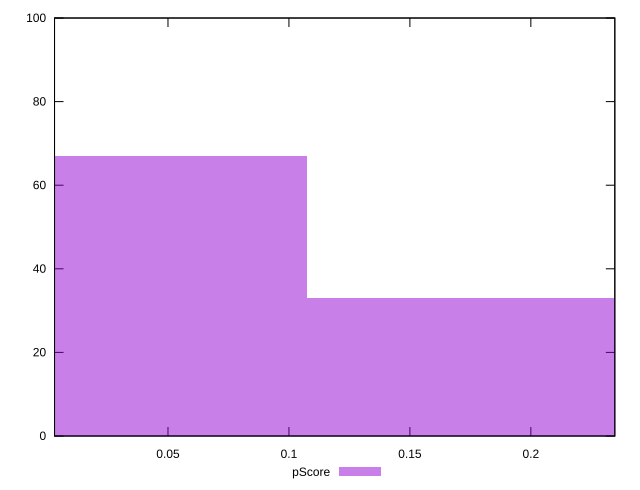

This figure's gnuplot source:
reset

$pScore <<EOF
0 67
0.21491520346944 33
EOF

set key outside below
set boxwidth 0.21491520346944
set xrange [0.0031022719549900213:0.23471350010980818]
set yrange [0:100]
set trange [0:100]
set style fill transparent solid 0.5 noborder
set terminal svg size 640, 490 enhanced background rgb 'white'
set output "report_00018_2021-02-10T15-25-16.877Z/cumulative-layout-shift/samples/pages+cached/pScore/histogram.svg"

plot $pScore title "pScore" with boxes

reset
